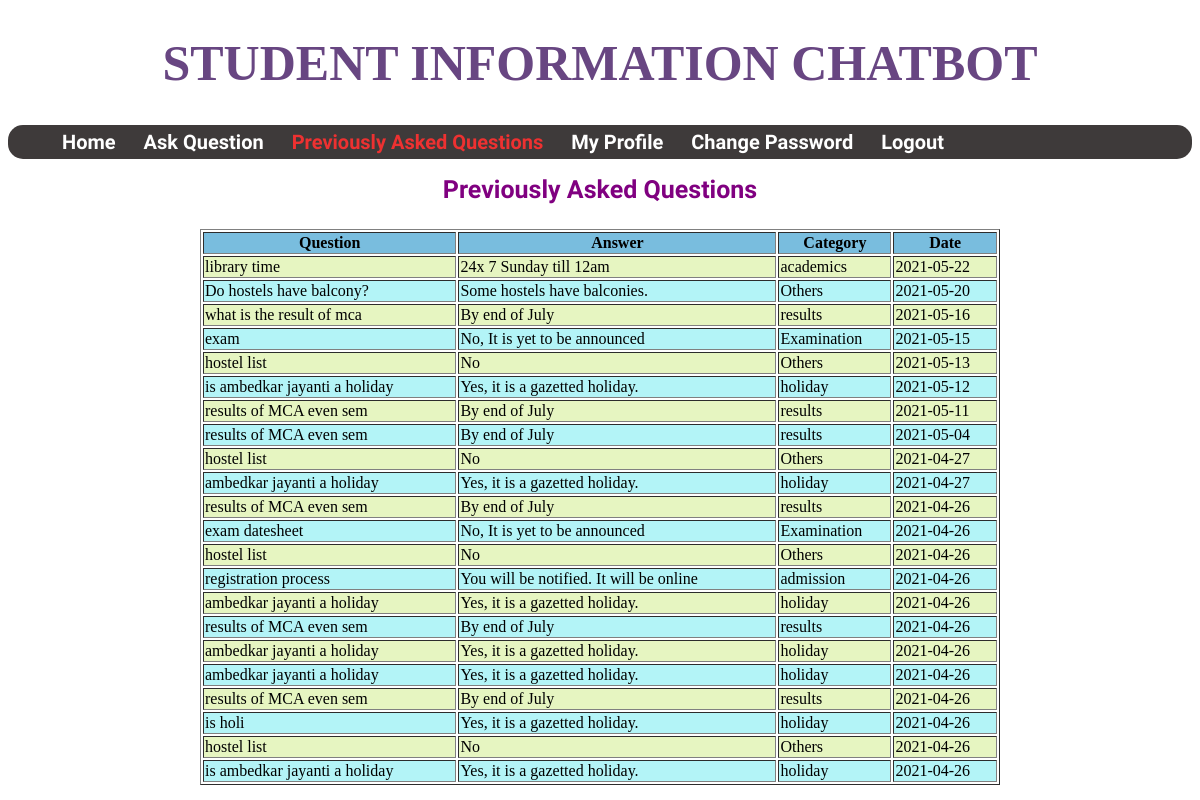
Page /prev.php on the committed database.
### tables this page shows
CREATE TABLE `asked_ques` (
  `id` int(3) NOT NULL,
  `Question` varchar(300) NOT NULL,
  `ans` varchar(300) NOT NULL,
  `category` varchar(30) NOT NULL,
  `date` date NOT NULL,
  `status` varchar(20) NOT NULL
);

### prev.php (the view, shortened to what this page needs)
<?php
    $conn= new mysqli('localhost','root','','student chatbot');
    if($conn->connect_error)
        die('Connection failed : ' .$conn->connect_error);
    else
    {
        $q="SELECT DISTINCT * FROM `asked_ques`
            WHERE status = 'helpful'
            ORDER BY `date` DESC LIMIT 25";
        $result=$conn->query($q);
    }
?>
<!DOCTYPE html>
<html lang="en">
<head>
</head>
<body>
    <div class="container">
        <div class="heading">
            <h1>STUDENT INFORMATION CHATBOT</h1>
        </div>
        <div class="navbar">
            <ul class="navb">
                <li><a href="user.php">Home</a></li>
                <li><a href="askques.php" >Ask Question</a></li>
                <li><a href="prev.php"><sel>Previously Asked Questions</sel></a></li>
                <li><a href="myprof.php">My Profile</a></li>
                <li><a href="password.php">Change Password</a></li>
                <li><a href="login.php">Logout</a></li>
            </ul>
        </div>
        <div class="sub-heading">
            <h3>Previously Asked Questions</h3>
        </div>
                <?php
                    if($result->num_rows > 0)
                    { ?>
                        <div class="content">
                            <table align="center" border="1px" style="width : 800px;" >
                                <tr>
                                    <th>Question</th>
                                    <th>Answer</th>
                                    <th>Category</th>
                                    <th>Date</th>
                                </tr>
                                <?php
                        while($rows=$result->fetch_assoc())
                        {
                            ?>
                            <tr>
                                <td><?php echo $rows['Question'];?></td>
                                <td><?php echo $rows['ans'];?></td>
                                <td><?php echo $rows['category'];?></td>
                                <td><?php echo $rows['date'];?></td>
                            </tr>
                            <?php
                        }
                    }
                    else
                        echo "<p style= 'color : red ;' align='center'>".
                            "<font size= '30' face='Arial'>"
                        . "NO Record Found ! "."</p>";
                ?>
            </table>
        </div>
    </div>
</body>
</html>

### prev.php (style rules this page uses)
h1 { text-align: center; font-size: 50px ; color: #684682; text-shadow: wheat; }
.navbar { text-align: center; width: 100%; }
.navb { display: flex; background-color:rgb(62 58 58) ; border-radius: 15px; }
.navb li,a { text-decoration: none; list-style: none; font-family: 'Baloo Bhai 2', cursive; font-weight: bold; font-size: 20px; padding: 3px; color:white; margin: 2px 4px; }
.navb li a:hover,sel { color: rgb(238, 49, 49); cursor: pointer; }
h3 { text-align: center; font-family: 'Baloo Bhai 2', cursive; font-weight: bold; font-size: 25px; color: purple; margin-top: 0px; }
tr:nth-child(odd) { background: #b3f4f7; }
tr:nth-child(even) { background : #e6f5c1; }
th { background : #79bdde; }

### rows in the picture
asked_ques: Question "library time", ans "24x 7 Sunday till 12am", category "academics", date "2021-05-22"
asked_ques: Question "Do hostels have balcony?", ans "Some hostels have balconies.", category "Others", date "2021-05-20"
asked_ques: Question "what is the result of mca", ans "By end of July", category "results", date "2021-05-16"
asked_ques: Question "exam", ans "No, It is yet to be announced", category "Examination", date "2021-05-15"
asked_ques: Question "hostel list", ans "No", category "Others", date "2021-05-13"
asked_ques: Question "is ambedkar jayanti a holiday", ans "Yes, it is a gazetted holiday.", category "holiday", date "2021-05-12"
asked_ques: Question "results of MCA even sem", ans "By end of July", category "results", date "2021-05-11"
asked_ques: Question "results of MCA even sem", ans "By end of July", category "results", date "2021-05-04"
asked_ques: Question "hostel list", ans "No", category "Others", date "2021-04-27"
asked_ques: Question "ambedkar jayanti a holiday", ans "Yes, it is a gazetted holiday.", category "holiday", date "2021-04-27"
asked_ques: Question "results of MCA even sem", ans "By end of July", category "results", date "2021-04-26"
asked_ques: Question "exam datesheet", ans "No, It is yet to be announced", category "Examination", date "2021-04-26"
asked_ques: Question "hostel list", ans "No", category "Others", date "2021-04-26"
asked_ques: Question "registration process", ans "You will be notified. It will be online", category "admission", date "2021-04-26"
asked_ques: Question "ambedkar jayanti a holiday", ans "Yes, it is a gazetted holiday.", category "holiday", date "2021-04-26"
asked_ques: Question "results of MCA even sem", ans "By end of July", category "results", date "2021-04-26"
asked_ques: Question "ambedkar jayanti a holiday", ans "Yes, it is a gazetted holiday.", category "holiday", date "2021-04-26"
asked_ques: Question "ambedkar jayanti a holiday", ans "Yes, it is a gazetted holiday.", category "holiday", date "2021-04-26"
asked_ques: Question "results of MCA even sem", ans "By end of July", category "results", date "2021-04-26"
asked_ques: Question "is holi", ans "Yes, it is a gazetted holiday.", category "holiday", date "2021-04-26"
asked_ques: Question "hostel list", ans "No", category "Others", date "2021-04-26"
asked_ques: Question "is ambedkar jayanti a holiday", ans "Yes, it is a gazetted holiday.", category "holiday", date "2021-04-26"
